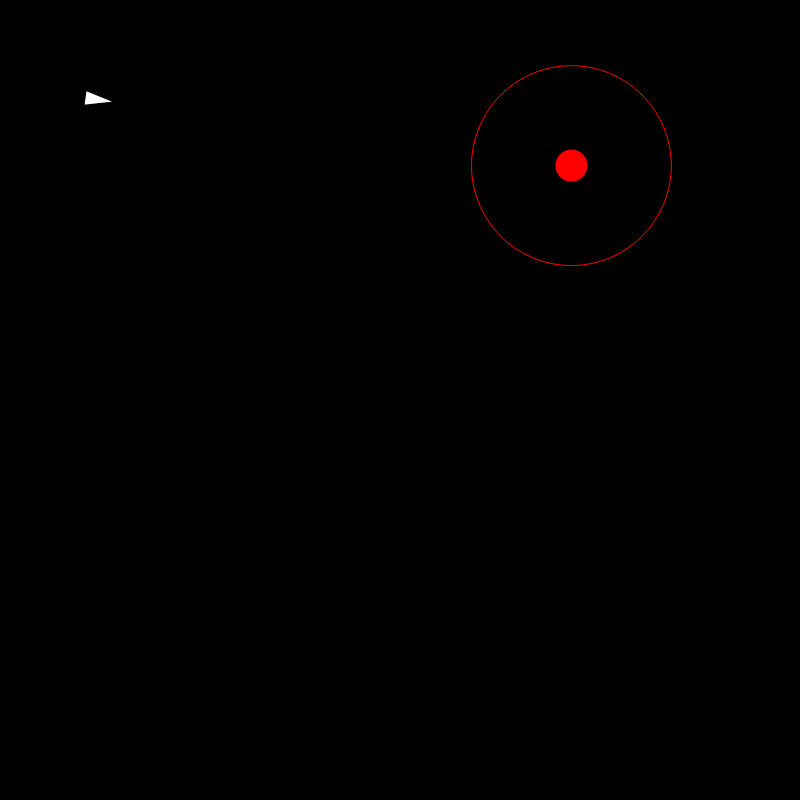
Frame 1 (no input)
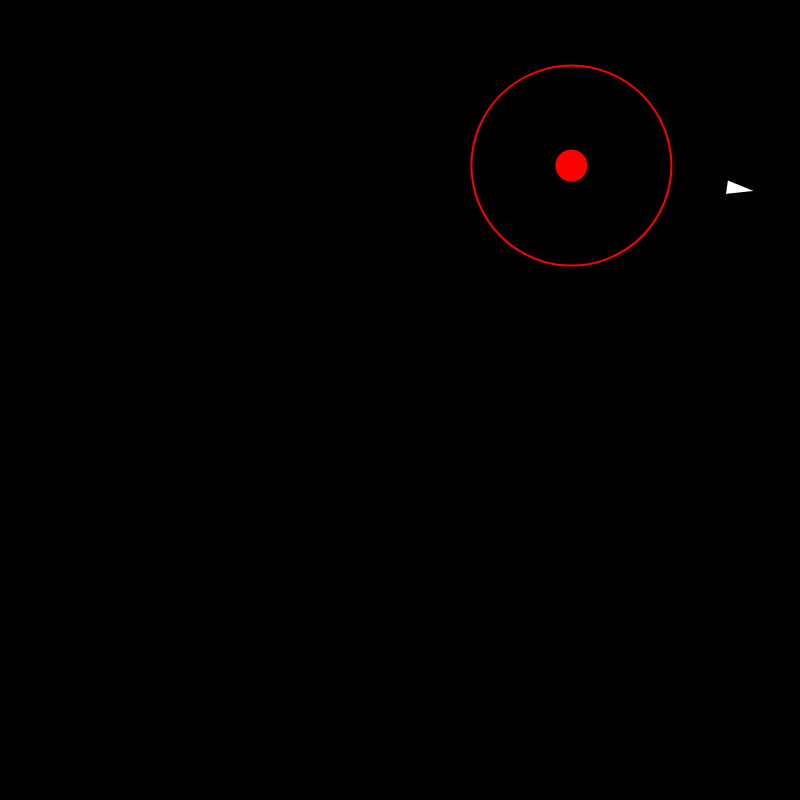
Frame 60 (no input)
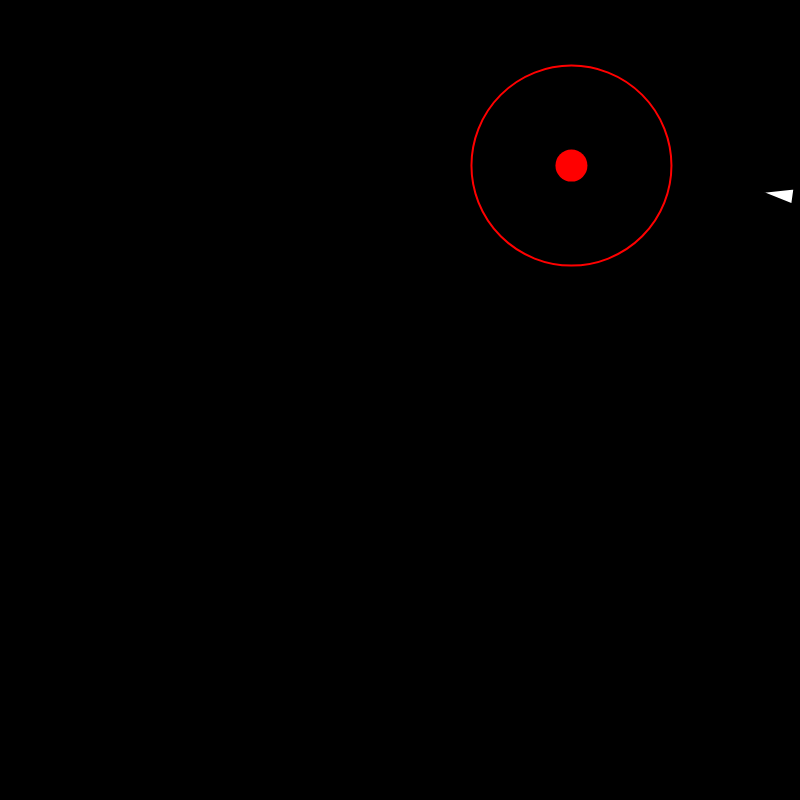
Frame 120 (the mouse pressed at the canvas centre since frame 60)

The p5.js sketch that drew these frames (run headless with seeded random() and noise() and a simulated clock; from frame 60 on, the mouse is pressed at the canvas centre):

// p5.js sketch
// ── sketch.js
let vehicle;
let target;

function setup() {
  target = createVector(random(800), random(800));

  createCanvas(800, 800);
  vehicle = new Vehicle(100, 100);
}

function draw() {
  // couleur pour effacer l'écran
  background(0);
  // pour effet psychedelique
  //background(0, 0, 0, 10);

  // Cible qui suit la souris, cercle rouge de rayon 32
  fill(255, 0, 0);
  noStroke();
  ellipse(target.x, target.y, 32);

  // comportement arrive
  let steering = vehicle.arrive(target);

  // On applique la force au véhicule
  vehicle.applyForce(steering);

  // On met à jour la position et on dessine le véhicule
  vehicle.update();
  vehicle.show();
}
// ── vehicle.js
class Vehicle {
  constructor(x, y) {
    this.pos = createVector(x, y);
    this.vel = createVector(0, 0);
    this.acc = createVector(0, 0);
    this.maxSpeed = random( 1,50);
    this.maxForce = 0.4;
    this.r = 16;
    this.rayonZoneDeFreinage = 200;
  }

  evade(vehicle) {
    let pursuit = this.pursue(vehicle);
    pursuit.mult(-1);
    return pursuit;
  }

  pursue(vehicle) {
    let target = vehicle.pos.copy();
    let prediction = vehicle.vel.copy();
    prediction.mult(10);
    target.add(prediction);
    fill(0, 255, 0);
    circle(target.x, target.y, 16);
    return this.seek(target);
  }

  arrive(target) {
    // 2nd argument true enables the arrival behavior
    return this.seek(target, true);
  }

  flee(target) {
    // recopier code de flee de l'exemple précédent
  }

  seek(target, arrival = false) {
    let force = p5.Vector.sub(target, this.pos);
    let desiredSpeed = this.maxSpeed;
    
    if (arrival) {
      // Rayon de freinage
      let rayonFreinage = 100;

      // Dessiner un cercle autour de la cible pour visualiser la zone de freinage
      noFill();
      stroke(255, 0, 0);
      circle(target.x, target.y, rayonFreinage * 2);

      // Calculer la distance entre le véhicule et la cible
      let distance = force.mag();

      // Si la distance est inférieure au rayon de freinage, on réduit la vitesse
      if (distance < rayonFreinage) {
        desiredSpeed = map(distance, 0, rayonFreinage, 0, this.maxSpeed);
      }
    }

    /* Si la vitesse désirée est très proche de 0, on considère que le véhicule est arrivé à destination.
       ? Car la vitesse est un vecteur, on ne peut pas simplement comparer desiredSpeed à 0. */
    if(desiredSpeed<0.01 && desiredSpeed>-0.01){
      console.log("Arrivé à destination");
      target.x = random(width);
      target.y = random(height);
    }

    force.setMag(desiredSpeed);
    force.sub(this.vel);
    force.limit(this.maxForce);
    return force;
  }

  applyForce(force) {
    this.acc.add(force);
  }

  update() {
    this.vel.add(this.acc);
    this.vel.limit(this.maxSpeed);
    this.pos.add(this.vel);
    this.acc.set(0, 0);
  }

  show() {
    stroke(255);
    strokeWeight(2);
    fill(255);
    stroke(0);
    strokeWeight(2);
    push();
    translate(this.pos.x, this.pos.y);
    rotate(this.vel.heading());
    triangle(-this.r, -this.r / 2, -this.r, this.r / 2, this.r, 0);
    pop();
  }

  edges() {
    if (this.pos.x > width + this.r) {
      this.pos.x = -this.r;
    } else if (this.pos.x < -this.r) {
      this.pos.x = width + this.r;
    }
    if (this.pos.y > height + this.r) {
      this.pos.y = -this.r;
    } else if (this.pos.y < -this.r) {
      this.pos.y = height + this.r;
    }
  }
}

class Target extends Vehicle {
  constructor(x, y) {
    super(x, y);
    this.vel = p5.Vector.random2D();
    this.vel.mult(5);
  }

  show() {
    stroke(255);
    strokeWeight(2);
    fill("#F063A4");
    push();
    translate(this.pos.x, this.pos.y);
    circle(0, 0, this.r * 2);
    pop();
  }
}
